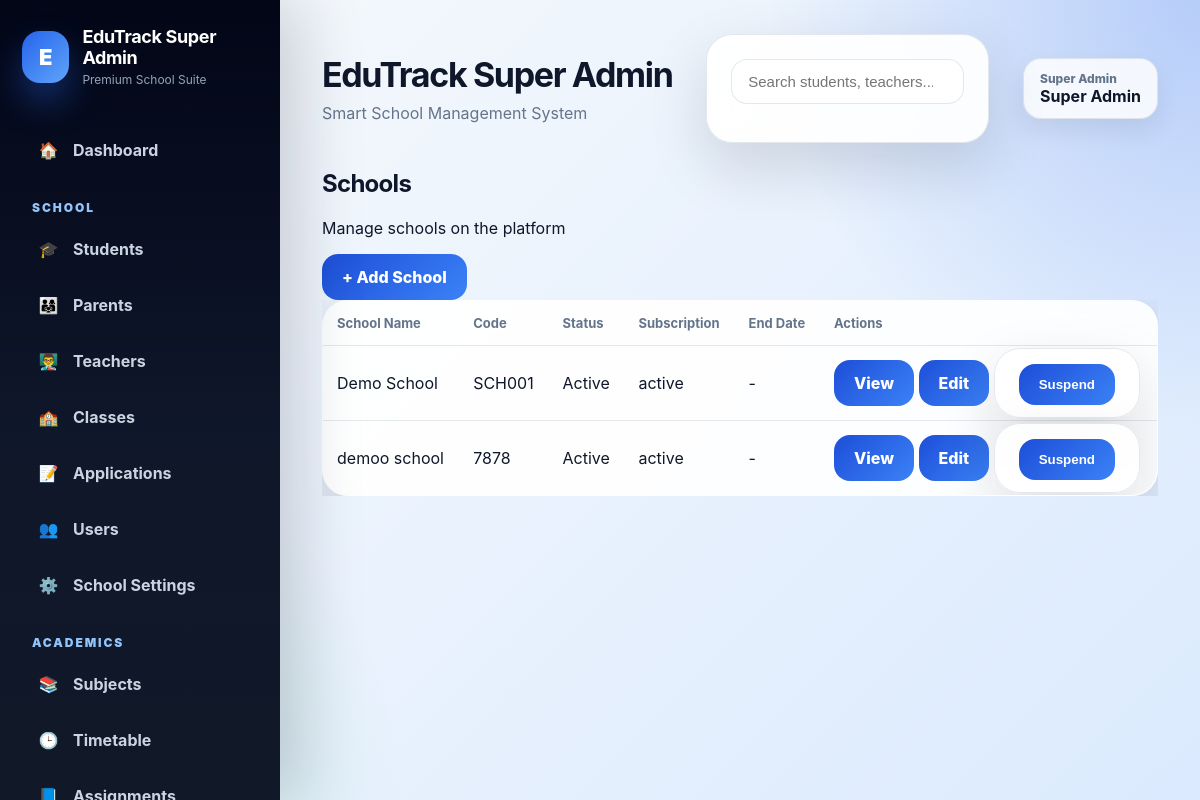
The app's page /schools (signed in), older data.
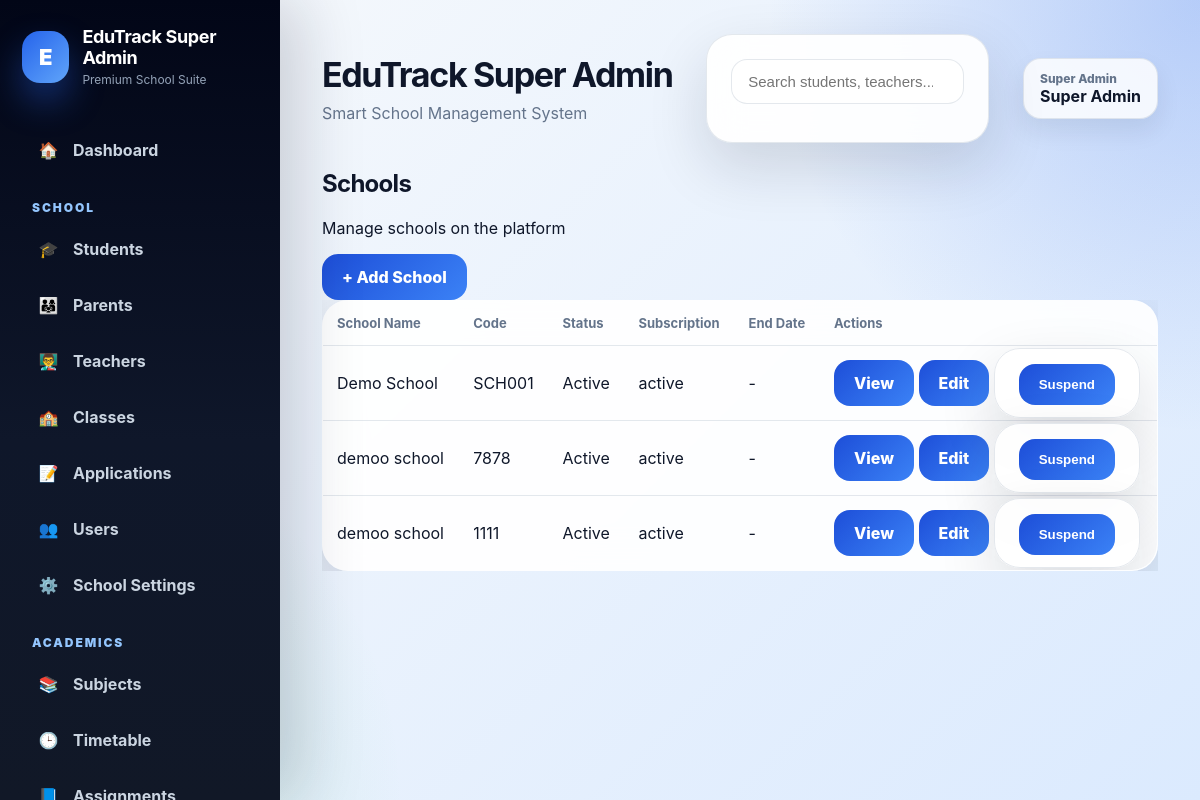
The same page, newer data.
### tables this page shows
CREATE TABLE schools (
            id INTEGER PRIMARY KEY AUTOINCREMENT,
            school_name TEXT NOT NULL,
            school_code TEXT UNIQUE NOT NULL
        , is_active INTEGER DEFAULT 1, subscription_status TEXT DEFAULT 'active', subscription_end_date TEXT, logo_url TEXT);

### routes/admin.py (the view)
    @app.route("/schools")
    @login_required
    @roles_required("super_admin")
    def schools():
        school_rows = fetch_all("SELECT * FROM schools ORDER BY school_name")
        schools_data = []
        for school in school_rows:
            schools_data.append({
                "id": school["id"],
                "school_name": school["school_name"],
                "school_code": school["school_code"],
                "is_active": row_get(school, "is_active", 1),
                "subscription_status": row_get(school, "subscription_status", "active"),
                "subscription_end_date": row_get(school, "subscription_end_date"),
            })
        return render_template("schools.html", schools=schools_data)

### app.py (called while the page is built)
@app.after_request
def add_security_headers(response):
    response.headers["X-Frame-Options"] = "DENY"
    response.headers["X-Content-Type-Options"] = "nosniff"
    response.headers["Referrer-Policy"] = "strict-origin-when-cross-origin"
    return response

### utils/auth.py (called while the page is built, shortened)
def login_required(f):
    @wraps(f)
    def wrapper(*args, **kwargs):
        if "user_id" not in session:
            flash("Please log in first.", "warning")
            return redirect(url_for("login"))
        school_id = session.get("school_id")
        role = session.get("role")
        return f(*args, **kwargs)
    return wrapper

def roles_required(*allowed_roles):
    def decorator(f):
        @wraps(f)
        def wrapper(*args, **kwargs):
            if "user_id" not in session:
                flash("Please log in first.", "warning")
                return redirect(url_for("login"))
            role = session.get("role")
            return f(*args, **kwargs)
        return wrapper
    return decorator

### utils/db.py (called while the page is built)
def is_postgres():
    return os.environ.get("DATABASE_URL") is not None

def convert_query(query: str) -> str:
    if is_postgres():
        return query.replace("?", "%s")
    return query

### templates/schools.html (shortened to what this page needs)
{% extends "base_premium.html" %}
{% block content %}
<div class="page-header">
    <div>
        <h2 class="page-title">Schools</h2>
        <p class="page-subtitle">Manage schools on the platform</p>
    </div>
    <a href="{{ url_for('add_school') }}" class="btn btn-primary">+ Add School</a>
</div>
<div class="table-card">
    <div class="table-responsive">
        <table>
            <thead>
                <tr>
                    <th>School Name</th>
                    <th>Code</th>
                    <th>Status</th>
                    <th>Subscription</th>
                    <th>End Date</th>
                    <th>Actions</th>
                </tr>
            </thead>
            <tbody>
                {% for school in schools %}
                <tr>
                    <td>{{ school.school_name }}</td>
                    <td>{{ school.school_code }}</td>
                    <td>
                        {% if school.is_active %}
                            <span class="status-badge status-active">Active</span>
                        {% else %}
                            <span class="status-badge status-inactive">Suspended</span>
                        {% endif %}
                    </td>
                    <td>{{ school.subscription_status or 'active' }}</td>
                    <td>{{ school.subscription_end_date or '-' }}</td>
                    <td>
                        <div class="action-group">
                            <a href="{{ url_for('school_profile', school_id=school.id) }}"
                               class="btn btn-secondary btn-sm">
                               View
                            </a>
                            <a href="{{ url_for('edit_school', school_id=school.id) }}"
                               class="btn btn-primary btn-sm">
                               Edit
                            </a>
                            {% if school.is_active %}
                            <form action="{{ url_for('suspend_school', school_id=school.id) }}"
                                  method="POST"
                                  style="display:inline;">
                                <button type="submit" class="btn btn-warning btn-sm">
                                    Suspend
                                </button>
                            </form>
                            {% endif %}
                        </div>
                    </td>
                </tr>
                {% else %}
                <tr>
                    <td colspan="6">No schools found.</td>
                </tr>
                {% endfor %}
            </tbody>
        </table>
    </div>
</div>
{% endblock %}

Row changes from the older to the newer data that the page shows:
added schools: school_name "demoo school", school_code "1111", is_active "Active", subscription_status "active", subscription_end_date "-"
